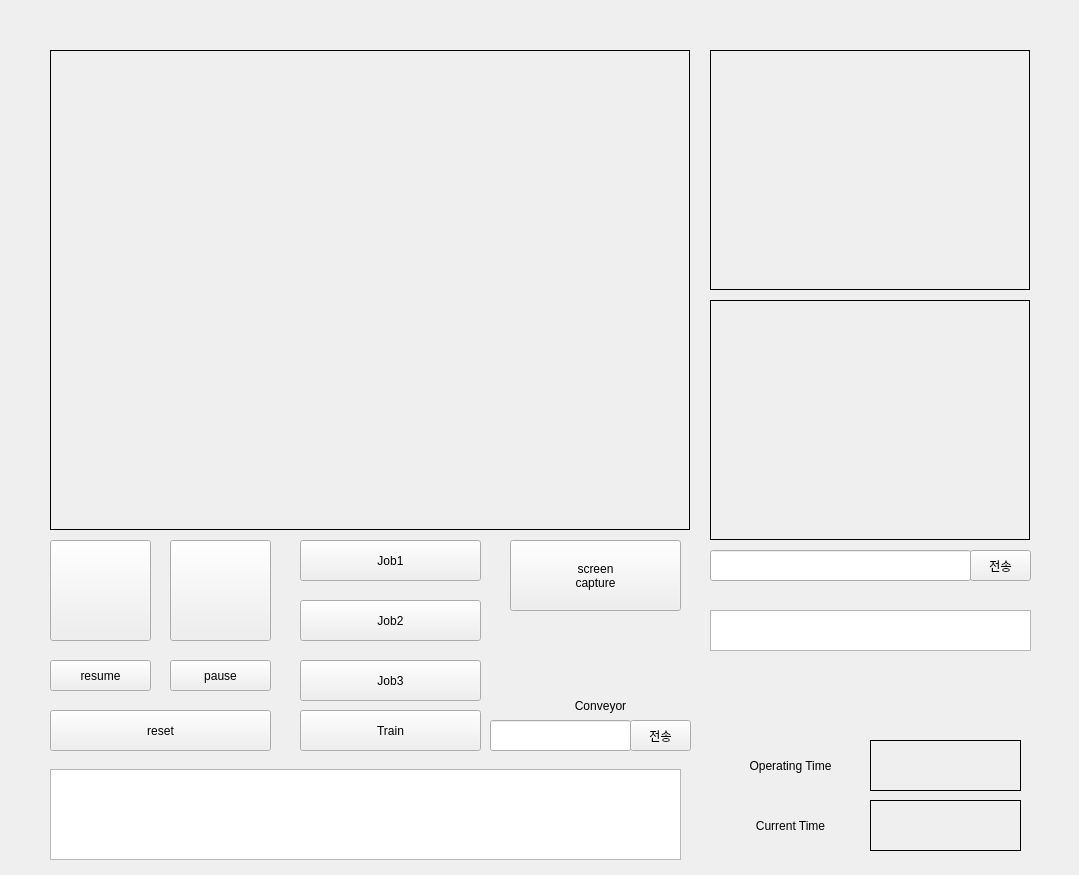
<?xml version="1.0" encoding="UTF-8"?>
<ui version="4.0">
 <class>MainWindow</class>
 <widget class="QMainWindow" name="MainWindow">
  <property name="geometry">
   <rect>
    <x>0</x>
    <y>0</y>
    <width>1079</width>
    <height>875</height>
   </rect>
  </property>
  <property name="windowTitle">
   <string>MainWindow</string>
  </property>
  <widget class="QWidget" name="centralwidget">
   <widget class="QPushButton" name="job1_button">
    <property name="geometry">
     <rect>
      <x>300</x>
      <y>540</y>
      <width>181</width>
      <height>41</height>
     </rect>
    </property>
    <property name="text">
     <string>Job1</string>
    </property>
   </widget>
   <widget class="QPushButton" name="job2_button">
    <property name="geometry">
     <rect>
      <x>300</x>
      <y>600</y>
      <width>181</width>
      <height>41</height>
     </rect>
    </property>
    <property name="text">
     <string>Job2</string>
    </property>
   </widget>
   <widget class="QPushButton" name="job3_button">
    <property name="geometry">
     <rect>
      <x>300</x>
      <y>660</y>
      <width>181</width>
      <height>41</height>
     </rect>
    </property>
    <property name="text">
     <string>Job3</string>
    </property>
   </widget>
   <widget class="QPushButton" name="start_button">
    <property name="geometry">
     <rect>
      <x>50</x>
      <y>540</y>
      <width>101</width>
      <height>101</height>
     </rect>
    </property>
    <property name="text">
     <string/>
    </property>
    <property name="icon">
     <iconset>
      <normaloff>../icon/free-icon-play-button-109197.png</normaloff>../icon/free-icon-play-button-109197.png</iconset>
    </property>
    <property name="iconSize">
     <size>
      <width>100</width>
      <height>100</height>
     </size>
    </property>
   </widget>
   <widget class="QPushButton" name="stop_button">
    <property name="geometry">
     <rect>
      <x>170</x>
      <y>540</y>
      <width>101</width>
      <height>101</height>
     </rect>
    </property>
    <property name="text">
     <string/>
    </property>
    <property name="icon">
     <iconset>
      <normaloff>../icon/free-icon-stop-sign-10811822.png</normaloff>../icon/free-icon-stop-sign-10811822.png</iconset>
    </property>
    <property name="iconSize">
     <size>
      <width>100</width>
      <height>100</height>
     </size>
    </property>
   </widget>
   <widget class="QPushButton" name="pause_button">
    <property name="geometry">
     <rect>
      <x>170</x>
      <y>660</y>
      <width>101</width>
      <height>31</height>
     </rect>
    </property>
    <property name="text">
     <string>pause</string>
    </property>
   </widget>
   <widget class="QPushButton" name="resume_button">
    <property name="geometry">
     <rect>
      <x>50</x>
      <y>660</y>
      <width>101</width>
      <height>31</height>
     </rect>
    </property>
    <property name="text">
     <string>resume</string>
    </property>
   </widget>
   <widget class="QPushButton" name="reset_button">
    <property name="geometry">
     <rect>
      <x>50</x>
      <y>710</y>
      <width>221</width>
      <height>41</height>
     </rect>
    </property>
    <property name="text">
     <string>reset</string>
    </property>
   </widget>
   <widget class="QPushButton" name="train_button">
    <property name="geometry">
     <rect>
      <x>300</x>
      <y>710</y>
      <width>181</width>
      <height>41</height>
     </rect>
    </property>
    <property name="text">
     <string>Train</string>
    </property>
   </widget>
   <widget class="QLabel" name="usbcam">
    <property name="geometry">
     <rect>
      <x>50</x>
      <y>50</y>
      <width>640</width>
      <height>480</height>
     </rect>
    </property>
    <property name="frameShape">
     <enum>QFrame::Box</enum>
    </property>
    <property name="text">
     <string/>
    </property>
   </widget>
   <widget class="QLabel" name="text_label">
    <property name="geometry">
     <rect>
      <x>540</x>
      <y>690</y>
      <width>121</width>
      <height>31</height>
     </rect>
    </property>
    <property name="text">
     <string>Conveyor</string>
    </property>
    <property name="alignment">
     <set>Qt::AlignCenter</set>
    </property>
   </widget>
   <widget class="QLabel" name="turtlecam1">
    <property name="geometry">
     <rect>
      <x>710</x>
      <y>50</y>
      <width>320</width>
      <height>240</height>
     </rect>
    </property>
    <property name="frameShape">
     <enum>QFrame::Box</enum>
    </property>
    <property name="text">
     <string/>
    </property>
   </widget>
   <widget class="QLabel" name="turtlecam2">
    <property name="geometry">
     <rect>
      <x>710</x>
      <y>300</y>
      <width>320</width>
      <height>240</height>
     </rect>
    </property>
    <property name="frameShape">
     <enum>QFrame::Box</enum>
    </property>
    <property name="text">
     <string/>
    </property>
   </widget>
   <widget class="QPushButton" name="send_email_button">
    <property name="geometry">
     <rect>
      <x>970</x>
      <y>550</y>
      <width>61</width>
      <height>31</height>
     </rect>
    </property>
    <property name="text">
     <string>전송</string>
    </property>
   </widget>
   <widget class="QLineEdit" name="recipient">
    <property name="geometry">
     <rect>
      <x>710</x>
      <y>550</y>
      <width>261</width>
      <height>31</height>
     </rect>
    </property>
   </widget>
   <widget class="QPushButton" name="capture_button">
    <property name="geometry">
     <rect>
      <x>510</x>
      <y>540</y>
      <width>171</width>
      <height>71</height>
     </rect>
    </property>
    <property name="text">
     <string>screen
capture</string>
    </property>
   </widget>
   <widget class="QTextEdit" name="log_display">
    <property name="geometry">
     <rect>
      <x>50</x>
      <y>769</y>
      <width>631</width>
      <height>91</height>
     </rect>
    </property>
   </widget>
   <widget class="QTextEdit" name="current_state_display">
    <property name="geometry">
     <rect>
      <x>710</x>
      <y>610</y>
      <width>321</width>
      <height>41</height>
     </rect>
    </property>
   </widget>
   <widget class="QLabel" name="current_time_label">
    <property name="geometry">
     <rect>
      <x>870</x>
      <y>800</y>
      <width>151</width>
      <height>51</height>
     </rect>
    </property>
    <property name="frameShape">
     <enum>QFrame::Box</enum>
    </property>
    <property name="text">
     <string/>
    </property>
   </widget>
   <widget class="QLabel" name="text_label_2">
    <property name="geometry">
     <rect>
      <x>730</x>
      <y>810</y>
      <width>121</width>
      <height>31</height>
     </rect>
    </property>
    <property name="text">
     <string>Current Time</string>
    </property>
    <property name="alignment">
     <set>Qt::AlignCenter</set>
    </property>
   </widget>
   <widget class="QLabel" name="text_label_3">
    <property name="geometry">
     <rect>
      <x>730</x>
      <y>750</y>
      <width>121</width>
      <height>31</height>
     </rect>
    </property>
    <property name="text">
     <string>Operating Time</string>
    </property>
    <property name="alignment">
     <set>Qt::AlignCenter</set>
    </property>
   </widget>
   <widget class="QLabel" name="operating_time_label">
    <property name="geometry">
     <rect>
      <x>870</x>
      <y>740</y>
      <width>151</width>
      <height>51</height>
     </rect>
    </property>
    <property name="frameShape">
     <enum>QFrame::Box</enum>
    </property>
    <property name="text">
     <string/>
    </property>
    <property name="margin">
     <number>2</number>
    </property>
   </widget>
   <widget class="QLineEdit" name="conveyor_input">
    <property name="geometry">
     <rect>
      <x>490</x>
      <y>720</y>
      <width>141</width>
      <height>31</height>
     </rect>
    </property>
   </widget>
   <widget class="QPushButton" name="send_con_num_button">
    <property name="geometry">
     <rect>
      <x>630</x>
      <y>720</y>
      <width>61</width>
      <height>31</height>
     </rect>
    </property>
    <property name="text">
     <string>전송</string>
    </property>
   </widget>
  </widget>
 </widget>
 <resources/>
 <connections/>
</ui>
